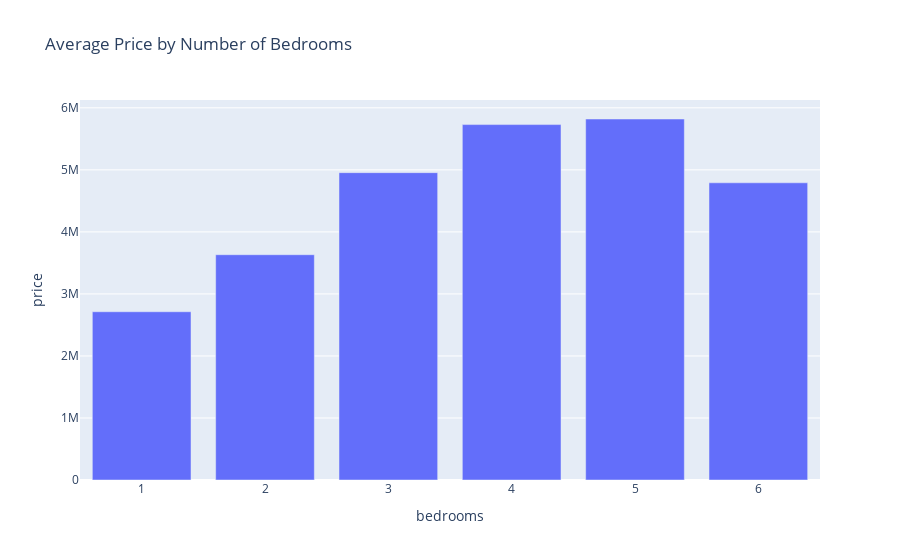

The cell this chart's notebook holds for it:
### Code cell
avg_price = df.groupby('bedrooms')['price'].mean().reset_index()
fig = px.bar(avg_price, x='bedrooms', y='price', title='Average Price by Number of Bedrooms')
fig.show()

### Figure 1 — Plotly figure (JSON) as saved in the notebook; plotly's stock layout.template omitted (floating-point values rounded to 4 significant figures)
{"data": [{"alignmentgroup": "True", "hovertemplate": "bedrooms=%{x}<br>price=%{y}<extra></extra>", "legendgroup": "", "marker": {"color": "#636efa", "pattern": {"shape": ""}}, "name": "", "offsetgroup": "", "orientation": "v", "showlegend": false, "textposition": "auto", "type": "bar", "x": [1, 2, 3, 4, 5, 6], "xaxis": "x", "y": [2712500, 3632000.0, 4955000.0, 5730000.0, 5819800, 4791500], "yaxis": "y"}], "layout": {"barmode": "relative", "legend": {"tracegroupgap": 0}, "title": {"text": "Average Price by Number of Bedrooms"}, "xaxis": {"anchor": "y", "domain": [0, 1], "title": {"text": "bedrooms"}}, "yaxis": {"anchor": "x", "domain": [0, 1], "title": {"text": "price"}}}}
